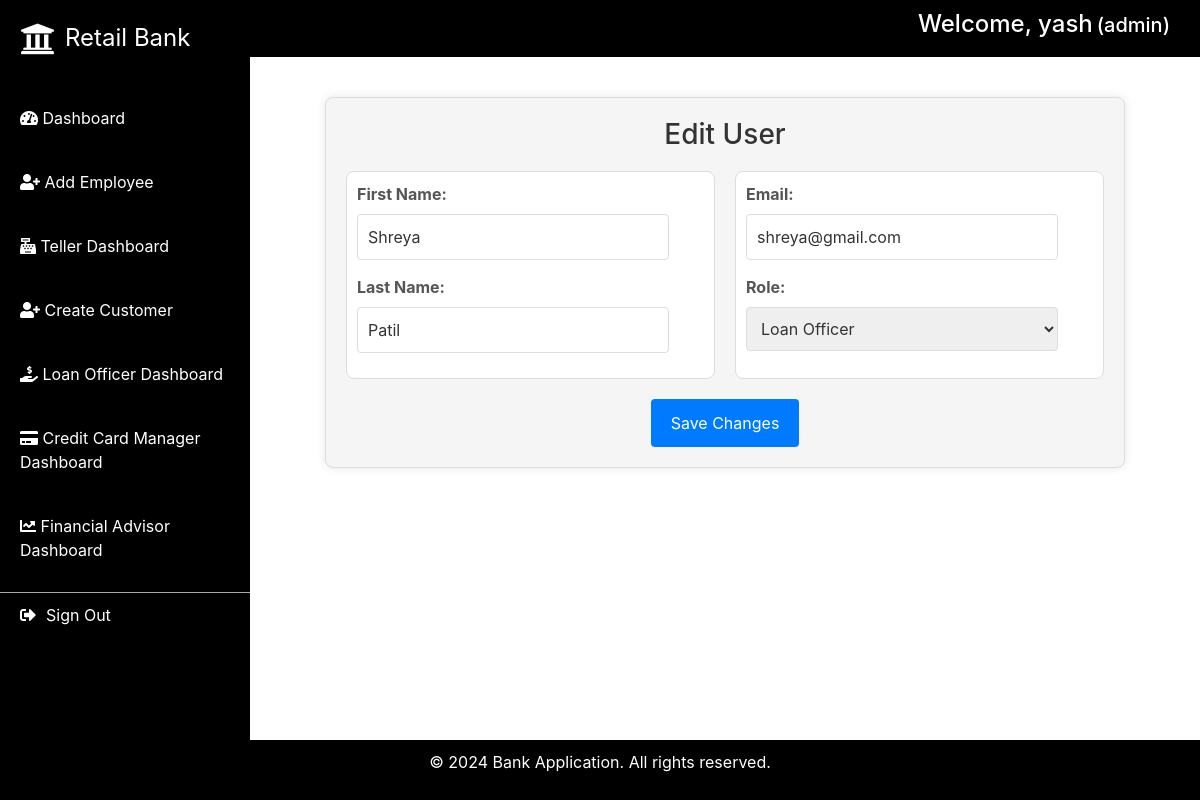
The page /edit_user/5/ (signed in) on the database its author committed.
### bank/models.py (models this page shows)
class User(AbstractUser):
    groups = models.ManyToManyField(
        'auth.Group',
        verbose_name='groups',
        blank=True,
        help_text='The groups this user belongs to.',
        related_name='%(app_label)s_%(class)s_set',
    )
    user_permissions = models.ManyToManyField(
        'auth.Permission',
        verbose_name='user permissions',
        blank=True,
        help_text='Specific permissions for this user.',
        related_name='%(app_label)s_%(class)s_set',
    )
    role = models.CharField(max_length=30, choices=[('customer', 'Customer'), ('teller', 'Bank Teller'), ('loan_officer', 'Loan Officer'), ('credit_card_manager', 'Credit Card Manager'), ('financial_advisor', 'Financial Advisor'),('admin','Admin')], default='customer')

### bank/views.py (the view)
# urls.py: path('edit_user/<int:user_id>/', views.edit_user, name='edit_user'),
@login_required
@user_passes_test(check_role('admin'))
def edit_user(request, user_id):
    user = get_object_or_404(User, id=user_id)
    if request.method == 'POST':
        form = EditUserForm(request.POST, instance=user)
        if form.is_valid():
            user = form.save(commit=False)
            if 'email' in form.changed_data:
                user.username = form.cleaned_data['email'].split('@')[0]
            user.save()
            return redirect('admin_dashboard')
    else:
        form = UserForm(instance=user)
    return render(request, 'edit_user.html', {'form': form})

### bank/forms.py
class UserForm(forms.ModelForm):
    password = forms.CharField(widget=forms.PasswordInput, min_length=8)
    class Meta:
        model = User
        fields = ['first_name','last_name', 'email', 'role', 'password']

### bank/views.py (called while the page is built)
def check_role(role):
    def inner(user):
        return user.role == role or user.role == 'admin'
    return inner

### bank/templates/edit_user.html (shortened to what this page needs)
{% extends 'base.html' %}
{% load static %}
{% block content %}
<div class="form-container">
    <h2>Edit User</h2>
    <form method="post">
        <div class="form-grid">
            <div class="form-column">
                <div class="form-group">
                    <label for="id_first_name">First Name:</label>
                    {{ form.first_name }}
                </div>
                <div class="form-group">
                    <label for="id_last_name">Last Name:</label>
                    {{ form.last_name }}
                </div>
            </div>
            <div class="form-column">
                <div class="form-group">
                    <label for="id_email">Email:</label>
                    {{ form.email }}
                </div>
                <div class="form-group">
                    <label for="id_role">Role:</label>
                    {{ form.role }}
                </div>
            </div>
        </div>
        <div class="text-center">
            <button type="submit" class="btn-submit">Save Changes</button>
        </div>
    </form>
</div>
{% endblock %}

### bank/templates/base.html (shortened to what this page needs)
{% load static %}
<!DOCTYPE html>
<html lang="en">
<head>
    <link rel="stylesheet" href="{% static 'css/styles.css' %}">
    <link rel="stylesheet" href="https://cdnjs.cloudflare.com/ajax/libs/font-awesome/6.0.0-beta3/css/all.min.css">
    <link href="https://stackpath.bootstrapcdn.com/bootstrap/4.5.2/css/bootstrap.min.css" rel="stylesheet">
    <link href="https://cdnjs.cloudflare.com/ajax/libs/font-awesome/5.15.3/css/all.min.css" rel="stylesheet">
</head>
<body>
    <header>
        <div class="header-container">
            <div class="user-info">
                <h4 style="display: inline-block;">Welcome, {{ request.user.username }}</h4>
                <h5 style="display: inline-block; margin-right: 10px;">({{ request.user.role }})</h5>
            </div>
        </div>
    </header>
    <div class="container-fluid">
        <aside class="sidebar" id="sidebar">
            <div class="sidebar-header" id="sidebar-header">
                <i class="fas fa-university"></i>
                <span>Retail Bank</span>
            </div>
            <div class="sidebar-content"style="margin-top: 40px;">
                <nav>
                    <ul>
                        <li><a href="{% url 'dashboard' %}"><i class="fas fa-tachometer-alt"></i> Dashboard</a></li>
                        {% if request.user.role == 'admin' %}
                        <li><a href="{% url 'add_user' %}"><i class="fas fa-user-plus"></i> Add Employee</a></li>
                        <li><a href="{% url 'teller_dashboard' %}"><i class="fas fa-cash-register"></i> Teller Dashboard</a></li>
                        <li><a href="{% url 'create_customer' %}"><i class="fas fa-user-plus"></i> Create Customer</a></li>
                        <li><a href="{% url 'loan_officer_dashboard' %}"><i class="fas fa-hand-holding-usd"></i> Loan Officer Dashboard</a></li>
                        <li><a href="{% url 'credit_card_manager_dashboard' %}"><i class="fas fa-credit-card"></i> Credit Card Manager Dashboard</a></li>
                        <li><a href="{% url 'financial_advisor_dashboard' %}"><i class="fas fa-chart-line"></i> Financial Advisor Dashboard</a></li>
                        {% elif request.user.role == 'teller' %}
                            <li><a href="{% url 'create_customer' %}"><i class="fas fa-user-plus"></i> Create Customer</a></li>
                        {% elif request.user.role == 'loan_officer' %}
                            <li><a href="{% url 'loan_officer_dashboard' %}"><i class="fas fa-hand-holding-usd"></i> Loan Officer Dashboard</a></li>
                        {% elif request.user.role == 'credit_card_manager' %}
                            <li><a href="{% url 'credit_card_manager_dashboard' %}"><i class="fas fa-credit-card"></i> Credit Card Manager Dashboard</a></li>
                        {% elif request.user.role == 'financial_advisor' %}
                            <li><a href="{% url 'financial_advisor_dashboard' %}"><i class="fas fa-chart-line"></i> Financial Advisor Dashboard</a></li>
                        {% endif %}
                    </ul>
                </nav>
                <div class="sign-out">
                    <a href="{% url 'logout' %}">
                        <i class="fas fa-sign-out-alt"></i> Sign Out
                    </a>
                </div>
            </div>
        </aside>
        <main class="content">
            {% block content %}{% endblock %}
        </main>
    </div>
    <footer>
        <p>&copy; 2024 Bank Application. All rights reserved.</p>
    </footer>
</body>
</html>

### bank/static/css/styles.css (style rules this page uses)
body { font-family: Arial, sans-serif; margin: 0; padding: 0; background-color: #f4f4f4; }
header { background-color: #000; color: #fff; padding: 10px 0; }
.header-container { display: flex; justify-content: flex-end; align-items: center; width: 100%; }
.user-info { font-size: 14px; margin-right: 20px; }
.container-fluid { padding: 0; }
.sidebar { position: fixed; top: 0; left: 0; width: 250px; height: 100%; background-color: #111; padding-top: 20px; z-index: 1; transition: transform 0.3s ease; transform: translateX(0); background-color: black; }
.sidebar-header { display: flex; align-items: center; font-size: 32px; margin-bottom: 20px; padding: 0 20px; cursor: pointer; color: #fff; }
.sidebar-header i { font-size: 35px; margin-right: 10px; }
.sidebar-header span { font-size: 24px; }
.sidebar-content { transition: opacity 0.3s; }
.sidebar nav ul { list-style: none; padding: 0; margin: 0; }
.sidebar nav ul li { margin: 20px 0; }
.sidebar nav ul li a { color: #fff; text-decoration: none; display: block; padding: 10px 20px; }
main.content { margin-left: 250px; padding: 20px; transition: margin-left 0.3s; }
h2 { margin-top: 0; }
form { display: flex; flex-direction: column; }
form .form-group { margin-bottom: 15px; }
form .form-group label { font-weight: bold; }
form .form-group input, form .form-group select { padding: 10px; font-size: 16px; border-radius: 4px; border: 1px solid #ddd; }
footer { background-color: #000; color: #fff; text-align: center; padding: 10px 0; position: fixed; bottom: 0; width: 100%; }

### bank/templates/base.html (style rules this page uses)
.sidebar-content .sign-out { margin-bottom: 50px; margin-top: 20px; padding: 10px 20px; display: flex; align-items: center; justify-content: space-between; border-top: 1px solid #aaa; transition: background-color 0.3s; cursor: pointer; }
.sidebar-content .sign-out a { color: #fff; text-decoration: none; display: flex; align-items: center; }
.sidebar-content .sign-out a i { margin-right: 10px; }

### bank/templates/edit_user.html (style rules this page uses)
.form-container { max-width: 800px; margin: 20px auto; padding: 20px; background-color: #f5f5f5; border: 1px solid #ddd; border-radius: 8px; box-shadow: 0 0 10px rgba(0, 0, 0, 0.1); }
.form-container h2 { margin-bottom: 20px; font-size: 28px; color: #333; text-align: center; }
.form-grid { display: grid; grid-template-columns: 1fr 1fr; gap: 20px; }
.form-column { padding: 10px; background-color: #fff; border: 1px solid #ddd; border-radius: 8px; }
.form-group { margin-bottom: 15px; }
.form-group label { display: block; font-weight: 600; color: #555; margin-bottom: 8px; }
.form-group input[type="text"], .form-group input[type="email"], .form-group select, .form-group input[type="password"] { width: 90%; padding: 10px; border: 1px solid #ddd; border-radius: 4px; font-size: 16px; color: #333; }
.btn-submit { padding: 12px 20px; background-color: #007bff; border: none; border-radius: 4px; font-size: 16px; color: #fff; cursor: pointer; transition: background-color 0.3s; }
.text-center { text-align: center; margin-top: 20px; }

### rows shown on the page
User: user.username "yash", user.role "admin"
User: first_name "Shreya", last_name "Patil", email "shreya@gmail.com", role "Loan Officer"
